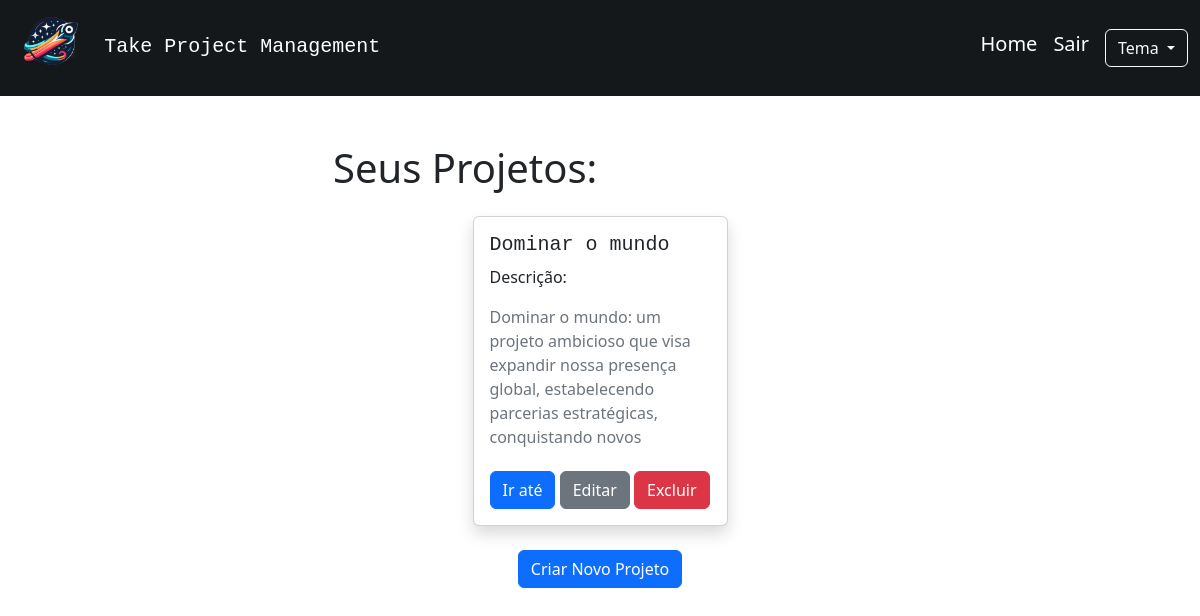
The page / (signed in) on the database as committed earlier.
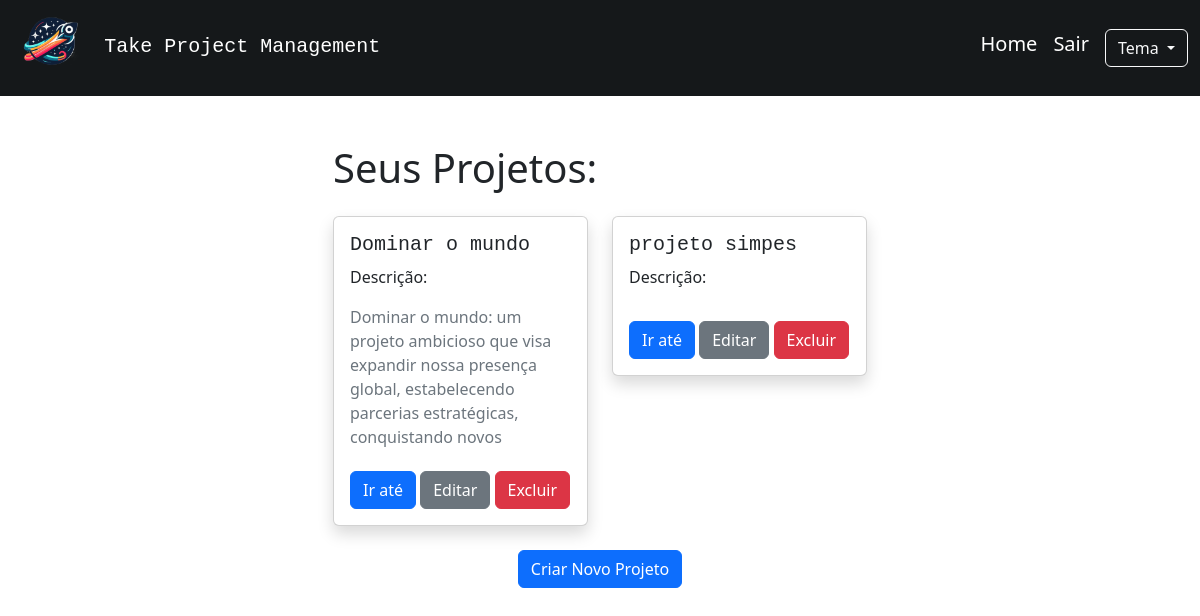
The same page on the database as committed later.
### app.py (models this page shows, shortened)
class Projeto(db.Model):
    __tablename__ = 'projeto'
    id = db.Column(db.Integer, primary_key=True)
    nome_projeto = db.Column(db.String(80), nullable=False)
    descricao_projeto = db.Column(db.String())
    usuario_id = db.Column(db.Integer, db.ForeignKey('usuario.id'), nullable=False)
    usuario = db.relationship('Usuario', backref=db.backref('projetos', lazy=True))
    tarefas = db.relationship('Tarefa', backref='projeto_rel', cascade="all, delete-orphan", lazy=True)

### app.py (the view)
@app.route('/')
def index():
    if 'usuario_id' in session:
        projetos = Projeto.query.filter_by(usuario_id=session['usuario_id']).all()
        return render_template('index.html', projetos=projetos)
    return render_template('index.html')

### templates/index.html (shortened to what this page needs)
{% extends 'base.html' %}
{% block content %}
    {% if not 'usuario_id' in session %}
        <div class="container">
            <div class="row justify-content-center">
                <div class="col-md-4">
                    <div id="login-popup" class="shadow p-3 mb-5 bg-body-tertiary rounded">
                        <form method="POST" action="{{ url_for('entrar') }}" class="form-container">
                            <h2 class="font-monospace">Entrar</h2>
                            <hr>
                            <div class="form-group mt-1">
                                <label for="email" class="form-label">Email:</label>
                                <input type="email" name="email" id="email" class="form-control" required>
                            </div>
                            <div class="form-group mt-1">
                                <label for="senha" class="form-label">Senha:</label>
                                <input type="password" name="senha" id="senha" class="form-control" required>
                            </div>
                            <button type="submit" class="btn btn-primary mt-3">Enviar</button>
                        </form>
                    </div>
                </div>
                <div class="col-md-4">
                    <div id="register-popup" class="shadow p-3 mb-5 bg-body-tertiary rounded">
                        <form method="POST" action="{{ url_for('registrar') }}" class="form-container">
                            <h2 class="font-monospace">Registro</h2>
                            <hr>
                            <div class="form-group mt-1">
                                <label for="nome" class="form-label">Nome de usuário:</label>
                                <input type="text" name="nome" id="nome" class="form-control" required>
                            </div>
                            <div class="form-group mt-1">
                                <label for="email" class="form-label">Email:</label>
                                <input type="email" name="email" id="email" class="form-control" required>
                            </div>
                            <div class="form-group mt-1">
                                <label for="senha" class="form-label">Senha:</label>
                                <input type="password" name="senha" id="senha" class="form-control" required>
                            </div>
                            <button type="submit" class="btn btn-primary mt-3">Enviar</button>
                        </form>
                    </div>
                </div>
            </div>
        </div>
    {% else %}
        <div class="container">
            <div class="row justify-content-center">
                <div class="col-md-6">
                    <h1 class="mb-4">Seus Projetos: </h1>
                    <div class="row row-cols-1 row-cols-md-2 g-4 justify-content-center">
                        {% for projeto in projetos %}
                            <div class="col">
                                <div class="card shadow">
                                    <div class="card-body">
                                        <h5 class="card-title font-monospace">{{ projeto.nome_projeto }}</h5>
                                        <p class="mt-2">Descrição:</p>
                                        <p class="card-text text-secondary" style="max-height: 150px; overflow-y: auto;">{% if projeto.descricao_projeto != None %} {{ projeto.descricao_projeto }} {% endif %}</p>
                                        <a href="/projeto/{{ projeto.id }}" class="btn btn-primary">Ir até</a>
                                        <button type="button" class="btn btn-secondary" data-bs-toggle="modal" data-bs-target="#modalEditarProjeto{{ projeto.id }}">
                                            Editar
                                        </button>
                                        <form method="POST" action="{{ url_for('excluir_projeto', projeto_id=projeto.id) }}" class="d-inline">
                                            <button type="submit" class="btn btn-danger">Excluir</button>
                                        </form>
                                    </div>
                                </div>
                            </div>
                        {% endfor %}
                    </div>
                    <div class="text-center">
                        <button type="button" class="btn btn-primary mt-4" data-bs-toggle="modal" data-bs-target="#modalCriarProjeto">
                            Criar Novo Projeto
                        </button>
                    </div>
                </div>
            </div>
        </div>
    {% endif %}
{% endblock %}

### templates/base.html (shortened to what this page needs)
<!DOCTYPE html>
<html lang="pt-br" data-bs-theme={{ session['tema'] }}>
<head>
    <link href="https://cdn.jsdelivr.net/npm/bootstrap@5.3.3/dist/css/bootstrap.min.css" rel="stylesheet">
</head>
<body>
    <header class="navbar navbar-expand-lg" style="background-color: #15181a">
        <div class="container">
            <div class="row">
                <div class="col-lg">
                    <a href="{{ url_for('index') }}"> <img style="width: 80px; height: 80px;" src="{{ url_for('static', filename='img/logo_take.png') }}" alt=""></a>
                    <a class="navbar-brand p-2 font-monospace text-white" href="{{ url_for('index') }}">Take Project Management</a>
                </div>
            </div>
        </div>
        <nav class="navbar">
            <div class="container">
                <div class="d-flex w-100 justify-content-between align-items-center">
                    <ul class="navbar-nav">
                        <li class="nav-item">
                            <a href="{{ url_for('index') }}" class="navbar-brand text-white">Home</a>
                        </li>
                        {% if 'usuario_id' in session %}
                            <li class="nav-item">
                                <a href="{{ url_for('sair') }}" class="navbar-brand text-white">Sair</a>
                            </li>
                        {% endif %}
                        <li class="nav-item">
                            <div class="dropdown">
                                <button class="btn btn-outline-light dropdown-toggle" type="button" id="dropdownMenuButtonDark" data-bs-toggle="dropdown" aria-expanded="false">
                                    Tema
                                </button>
                            </div>
                        </li>
                    </ul>
                </div>
            </div>
        </nav>
    </header>
    <main class="container my-5">
        {% block content %}{% endblock %}
    </main>
</body>
</html>

Rows that differ between the two databases and show on the page:
added Projeto: nome_projeto "projeto simpes"
